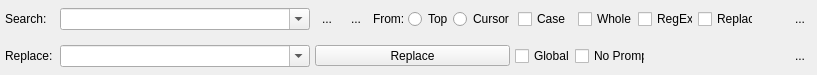
<?xml version="1.0" encoding="UTF-8"?>
<ui version="4.0">
 <class>Form</class>
 <widget class="QWidget" name="Form">
  <property name="geometry">
   <rect>
    <x>0</x>
    <y>0</y>
    <width>817</width>
    <height>75</height>
   </rect>
  </property>
  <property name="windowTitle">
   <string>Form</string>
  </property>
  <layout class="QVBoxLayout" name="verticalLayout">
   <property name="spacing">
    <number>5</number>
   </property>
   <property name="leftMargin">
    <number>0</number>
   </property>
   <property name="topMargin">
    <number>3</number>
   </property>
   <property name="rightMargin">
    <number>0</number>
   </property>
   <property name="bottomMargin">
    <number>3</number>
   </property>
   <item>
    <widget class="QFrame" name="frameFind">
     <property name="frameShape">
      <enum>QFrame::NoFrame</enum>
     </property>
     <property name="frameShadow">
      <enum>QFrame::Plain</enum>
     </property>
     <layout class="QHBoxLayout" name="horizontalLayout">
      <property name="spacing">
       <number>5</number>
      </property>
      <property name="leftMargin">
       <number>5</number>
      </property>
      <property name="topMargin">
       <number>0</number>
      </property>
      <property name="rightMargin">
       <number>5</number>
      </property>
      <property name="bottomMargin">
       <number>0</number>
      </property>
      <item>
       <widget class="QLabel" name="labelFind">
        <property name="minimumSize">
         <size>
          <width>50</width>
          <height>0</height>
         </size>
        </property>
        <property name="maximumSize">
         <size>
          <width>50</width>
          <height>16777215</height>
         </size>
        </property>
        <property name="text">
         <string>Search:</string>
        </property>
       </widget>
      </item>
      <item>
       <widget class="QComboBox" name="comboFind">
        <property name="minimumSize">
         <size>
          <width>250</width>
          <height>0</height>
         </size>
        </property>
        <property name="maximumSize">
         <size>
          <width>250</width>
          <height>16777215</height>
         </size>
        </property>
        <property name="editable">
         <bool>true</bool>
        </property>
       </widget>
      </item>
      <item>
       <widget class="QToolButton" name="buttonNext">
        <property name="text">
         <string>...</string>
        </property>
        <property name="autoRaise">
         <bool>true</bool>
        </property>
       </widget>
      </item>
      <item>
       <widget class="QToolButton" name="buttonPrev">
        <property name="text">
         <string>...</string>
        </property>
        <property name="autoRaise">
         <bool>true</bool>
        </property>
       </widget>
      </item>
      <item>
       <widget class="QLabel" name="label_2">
        <property name="minimumSize">
         <size>
          <width>30</width>
          <height>0</height>
         </size>
        </property>
        <property name="maximumSize">
         <size>
          <width>35</width>
          <height>16777215</height>
         </size>
        </property>
        <property name="text">
         <string>From:</string>
        </property>
       </widget>
      </item>
      <item>
       <widget class="QRadioButton" name="radioTop">
        <property name="minimumSize">
         <size>
          <width>40</width>
          <height>0</height>
         </size>
        </property>
        <property name="maximumSize">
         <size>
          <width>40</width>
          <height>16777215</height>
         </size>
        </property>
        <property name="text">
         <string>Top</string>
        </property>
       </widget>
      </item>
      <item>
       <widget class="QRadioButton" name="radioCursor">
        <property name="minimumSize">
         <size>
          <width>60</width>
          <height>0</height>
         </size>
        </property>
        <property name="maximumSize">
         <size>
          <width>60</width>
          <height>16777215</height>
         </size>
        </property>
        <property name="text">
         <string>Cursor</string>
        </property>
       </widget>
      </item>
      <item>
       <widget class="QCheckBox" name="checkMatchCase">
        <property name="minimumSize">
         <size>
          <width>55</width>
          <height>0</height>
         </size>
        </property>
        <property name="maximumSize">
         <size>
          <width>55</width>
          <height>16777215</height>
         </size>
        </property>
        <property name="text">
         <string>Case</string>
        </property>
       </widget>
      </item>
      <item>
       <widget class="QCheckBox" name="checkWhole">
        <property name="minimumSize">
         <size>
          <width>55</width>
          <height>0</height>
         </size>
        </property>
        <property name="maximumSize">
         <size>
          <width>55</width>
          <height>16777215</height>
         </size>
        </property>
        <property name="text">
         <string>Whole</string>
        </property>
       </widget>
      </item>
      <item>
       <widget class="QCheckBox" name="checkRegEx">
        <property name="minimumSize">
         <size>
          <width>55</width>
          <height>0</height>
         </size>
        </property>
        <property name="maximumSize">
         <size>
          <width>55</width>
          <height>16777215</height>
         </size>
        </property>
        <property name="text">
         <string>RegEx</string>
        </property>
       </widget>
      </item>
      <item>
       <widget class="QCheckBox" name="checkReplace">
        <property name="minimumSize">
         <size>
          <width>55</width>
          <height>0</height>
         </size>
        </property>
        <property name="maximumSize">
         <size>
          <width>55</width>
          <height>16777215</height>
         </size>
        </property>
        <property name="text">
         <string>Replace</string>
        </property>
       </widget>
      </item>
      <item>
       <spacer name="horizontalSpacer">
        <property name="orientation">
         <enum>Qt::Horizontal</enum>
        </property>
        <property name="sizeHint" stdset="0">
         <size>
          <width>40</width>
          <height>20</height>
         </size>
        </property>
       </spacer>
      </item>
      <item>
       <widget class="QToolButton" name="buttonClose">
        <property name="text">
         <string>...</string>
        </property>
        <property name="autoRaise">
         <bool>true</bool>
        </property>
       </widget>
      </item>
     </layout>
    </widget>
   </item>
   <item>
    <widget class="QFrame" name="frameReplace">
     <property name="frameShape">
      <enum>QFrame::NoFrame</enum>
     </property>
     <property name="frameShadow">
      <enum>QFrame::Plain</enum>
     </property>
     <layout class="QHBoxLayout" name="horizontalLayout_2">
      <property name="spacing">
       <number>5</number>
      </property>
      <property name="leftMargin">
       <number>5</number>
      </property>
      <property name="topMargin">
       <number>0</number>
      </property>
      <property name="rightMargin">
       <number>5</number>
      </property>
      <property name="bottomMargin">
       <number>0</number>
      </property>
      <item>
       <widget class="QLabel" name="labelReplace">
        <property name="minimumSize">
         <size>
          <width>50</width>
          <height>0</height>
         </size>
        </property>
        <property name="maximumSize">
         <size>
          <width>50</width>
          <height>16777215</height>
         </size>
        </property>
        <property name="text">
         <string>Replace:</string>
        </property>
       </widget>
      </item>
      <item>
       <widget class="QComboBox" name="comboReplace">
        <property name="minimumSize">
         <size>
          <width>250</width>
          <height>0</height>
         </size>
        </property>
        <property name="maximumSize">
         <size>
          <width>250</width>
          <height>16777215</height>
         </size>
        </property>
        <property name="editable">
         <bool>true</bool>
        </property>
       </widget>
      </item>
      <item>
       <widget class="QToolButton" name="buttonReplace">
        <property name="minimumSize">
         <size>
          <width>195</width>
          <height>0</height>
         </size>
        </property>
        <property name="maximumSize">
         <size>
          <width>195</width>
          <height>16777215</height>
         </size>
        </property>
        <property name="text">
         <string>Replace</string>
        </property>
       </widget>
      </item>
      <item>
       <widget class="QCheckBox" name="checkGlobal">
        <property name="minimumSize">
         <size>
          <width>55</width>
          <height>0</height>
         </size>
        </property>
        <property name="maximumSize">
         <size>
          <width>55</width>
          <height>16777215</height>
         </size>
        </property>
        <property name="text">
         <string>Global</string>
        </property>
       </widget>
      </item>
      <item>
       <widget class="QCheckBox" name="checkNoPrompt">
        <property name="minimumSize">
         <size>
          <width>70</width>
          <height>0</height>
         </size>
        </property>
        <property name="maximumSize">
         <size>
          <width>70</width>
          <height>16777215</height>
         </size>
        </property>
        <property name="text">
         <string>No Prompt</string>
        </property>
       </widget>
      </item>
      <item>
       <spacer name="horizontalSpacer_2">
        <property name="orientation">
         <enum>Qt::Horizontal</enum>
        </property>
        <property name="sizeHint" stdset="0">
         <size>
          <width>40</width>
          <height>20</height>
         </size>
        </property>
       </spacer>
      </item>
      <item>
       <widget class="QToolButton" name="buttonCloseRepl">
        <property name="text">
         <string>...</string>
        </property>
        <property name="autoRaise">
         <bool>true</bool>
        </property>
       </widget>
      </item>
     </layout>
    </widget>
   </item>
  </layout>
 </widget>
 <resources/>
 <connections/>
</ui>
